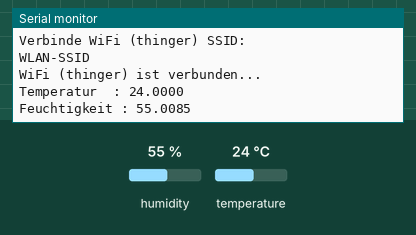
A sketch run on a simulated ESP8266 (NodeMCU). On the bench: the last lines printed to the serial monitor. Wiring (inferred from the names in the program): HTU21/Si7021 sensor at I2C address 0x40. The test bench sets the inputs (shaded band); at power-on: humidity 55 %, temperature 24 °C.

Above: at 1.3 s.
1.4 s: humidity set to 22 %
At 2.7 s:
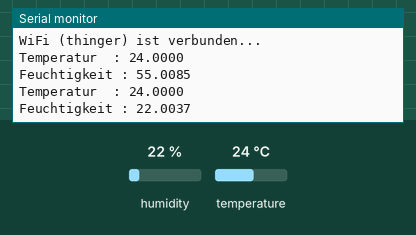
2.9 s: temperature set to 12 °C
At 3.9 s:
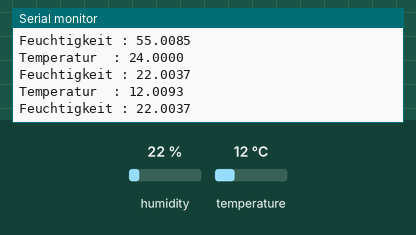
4.4 s: humidity set to 40 %
At 5.6 s:
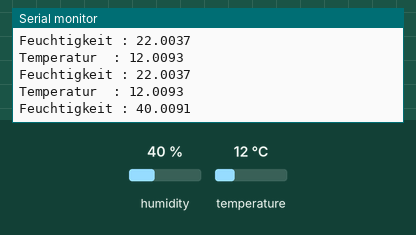
Timing chart, 0 to 7.4 s (numbered marks = the images above; inputs shaded):
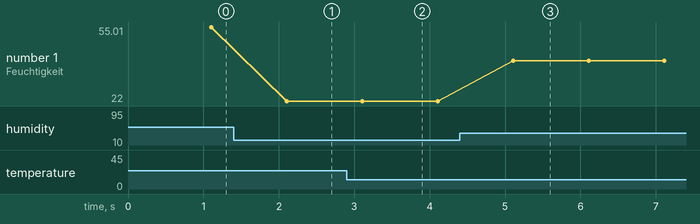

Measured:
- after the input at 1.4 s, the serial monitor: prints a new line after 0.71 s (image 1)
- after the input at 2.9 s, the serial monitor: prints a new line after 0.21 s (image 2)
- after the input at 4.4 s, the serial monitor: prints a new line after 0.71 s (image 3)
- plotted number 1: 55.01 → 22 after the input at 1.4 s, 22 → 40.01 after the input at 4.4 s

The sketch:

GEOBOX.OSC.IoT.Sensor.SI7021.ino
```cpp
/* ------------------------------------------------------------- */
/* GEOBOX.OSC.IoT - Smart Office Project                         */
/* GEOBOX AG - Smart Office mit IoT und Sensoren                 */
/* ------------------------------------------------------------- */
/* v19.1.1 - GEOBOX KLA                                          */
/* ------------------------------------------------------------- */
/* for debug */
/*#define _DEBUG_*/
#include "config.c"
/* Include librarys */
#include <ESP8266WiFi.h>
#include <Wire.h>
/* Include thinger library */
#include <ThingerESP8266.h>


float Temperature;
float Humidity;

// Intitalize Thinger Device
ThingerESP8266 thingDevice(THINGERUSERNAME, THINGERDEVICEID, THINGERDEVICECREDENTIAL);

void setup() {
  Serial.begin(115200);
  delay(100);

  Wire.begin();
  Wire.beginTransmission(SI7021ADDR);
  Wire.endTransmission();

  /* printWiFiBeginConnect(WLANSSID); */
  Serial.println("Verbinde WiFi (thinger) SSID:");
  Serial.println(WLANSSID);

  thingDevice.add_wifi(WLANSSID, WLANPASSWORD);

  Serial.println("WiFi (thinger) ist verbunden...");

}
void loop() {

  thingDevice.handle();

  unsigned int data[2];

  Wire.beginTransmission(SI7021ADDR);
  //Send humidity measurement command
  Wire.write(0xF5);
  Wire.endTransmission();
  delay(500);

  // Request 2 bytes of data
  Wire.requestFrom(SI7021ADDR, 2);
  // Read 2 bytes of data to get humidity
  if(Wire.available() == 2)
  {
    data[0] = Wire.read();
    data[1] = Wire.read();
  }

  // Convert the data
  float hum  = ((data[0] * 256.0) + data[1]);
  Humidity = ((125 * hum) / 65536.0) - 6;

  Wire.beginTransmission(SI7021ADDR);
  // Send temperature measurement command
  Wire.write(0xF3);
  Wire.endTransmission();
  delay(500);

  // Request 2 bytes of data
  Wire.requestFrom(SI7021ADDR, 2);

  // Read 2 bytes of data for temperature
  if(Wire.available() == 2)
  {
    data[0] = Wire.read();
    data[1] = Wire.read();
  }

  // Convert the data to Celsius
  float temp  = ((data[0] * 256.0) + data[1]);
  Temperature = ((175.72 * temp) / 65536.0) - 46.85;

  //Serial.println("Temperatur gelesen");
  Serial.println(String("Temperatur  : ") + String(Temperature, 4));

  //Serial.println("Feuchtigkeit gelesen");
  Serial.println(String("Feuchtigkeit : ") + String(Humidity,4));

  thingDevice["clima"] >> [](pson& out){
      out["temperature"] = Temperature;
      out["humidity"] = Humidity;
  };

}
```

printMessage.ino
```cpp
void printMessageToSerialPrinter(char message, bool newLine = true) {
  if (newLine) {
    Serial.println(message);
  }
  else {
    Serial.print(message);
  }
}


void printMessage(char &message) {
  printMessageToSerialPrinter(message);
}

void printWiFiBeginConnect(char wlanssid) {
  printMessageToSerialPrinter('Verbinde mit WiFi: ' + wlanssid);
}

void printWiFiConnected(char &ipAddress) {
  printMessageToSerialPrinter('Verbunden mit folgender IP-Adresse: ' + ipAddress);
}

void printTemperature(float &temperature) {
  printMessageToSerialPrinter('Temperatur  : ' + temperature);
}

void printHumididty(float &humidity) {
  printMessageToSerialPrinter('Feuchtigkeit : ' + humidity);
}

void printSpaceLine() {
  Serial.println("");
}
```

config.c
```cpp
/* ------------------------------------------------------------- */
/* GEOBOX.OSC.IoT - Smart Office Project                         */
/* GEOBOX AG - Smart Office mit IoT und Sensoren                 */
/* ------------------------------------------------------------- */
/* v19.1.3 - GEOBOX KLa                                         */
/* ------------------------------------------------------------- */

/* SETTINGS for W-LAN Connection                                 */
/* ------------------------------------------------------------- */
#define WLANSSID "WLAN-SSID"
#define WLANPASSWORD "mySecretWlanWord"

/* SETTINGS thinger.io Plattform                                  */
/* -------------------------------------------------------------- */
/* Set Server for using own thinger-server */
#define THINGER_SERVER "IPfromOwnServer" /* IP or Domain-Name for Server */
/* Set Login and Device credential */
#define THINGERUSERNAME "myThingerName"
#define THINGERDEVICEID "myThingerDeviceId"
#define THINGERDEVICECREDENTIAL "mySecretWord"

/* SETTINGS SI7021 Sensor                                            */
/* -------------------------------------------------------------- */
// SI7021 I2C address is 0x40(64)
#define SI7021ADDR 0x40
```
